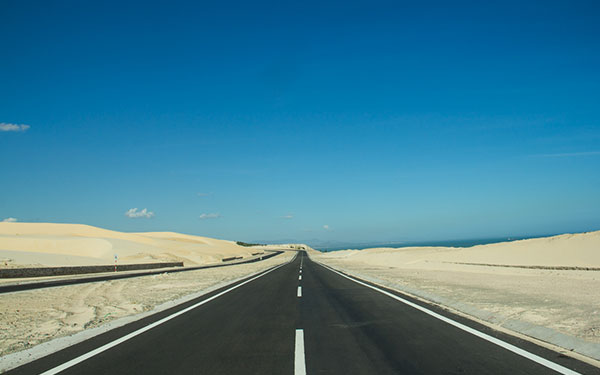
#> input picture picture/img/nhung-cung-duong-di-lagi-gan-nhat-voi-moi-phuong-tien-3.jpg, 600 x 375 px, found by its file name
$ python main.py
#> lines starting #> are read from the running program, lines starting #| are printed output that depends on the picture; after the words box and inside, x2 and y2 are one past the last pixel; in counts of white or black regions, pixels touching at a corner belong together

import cv2
import numpy as np

img = cv2.imread(r'C:\Users\Kha\OneDrive\Desktop\loppython\picture\img\nhung-cung-duong-di-lagi-gan-nhat-voi-moi-phuong-tien-3.jpg')
#> img is the input picture: shape (375, 600, 3); mean B, G, R 148.4, 128.3, 70.3
gray=cv2.cvtColor(img, cv2.COLOR_BGR2GRAY)
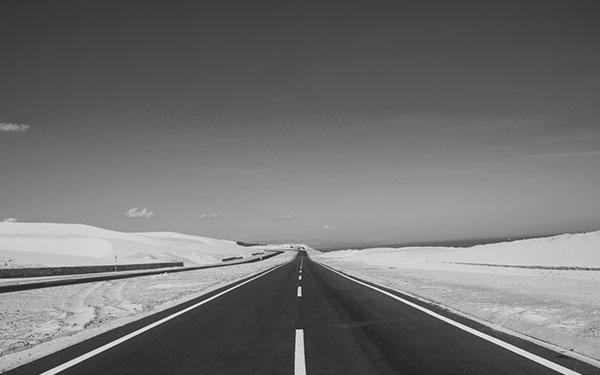
#> gray: shape (375, 600); min 27, max 252, mean 113.2
blur = cv2.GaussianBlur(gray, (5, 5), 0)
canny = cv2.Canny(blur, 10, 150)
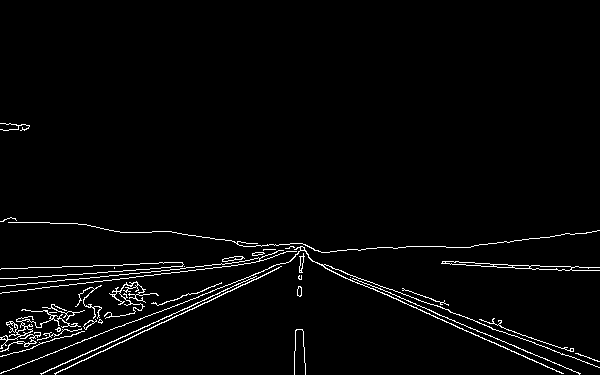
#> canny: shape (375, 600); 2.6% white in thin lines or dots, all inside (x1, y1, x2, y2) = (0, 123, 600, 375)


height = img.shape[0]
#> height = 375
a= int(height*1.0/1.5)
#> a = 250
polygons = np.array([
         [(0, height), (300, a), (600, height)]
    ])
#> polygons = [[0, 375], [300, 250], [600, 375]]
mask = np.zeros_like(canny)
cv2.fillPoly(mask, polygons, 255)
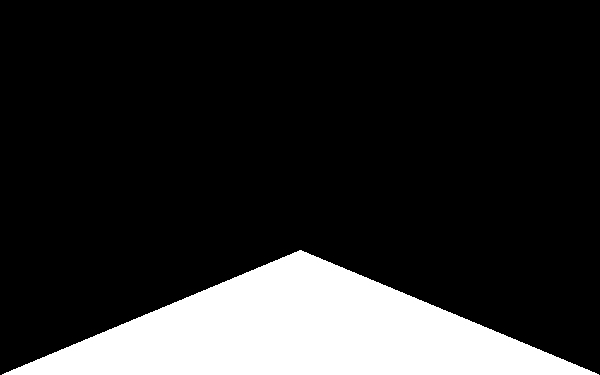
#> mask: shape (375, 600); 16.7% white; 1 white region, box (x1, y1, x2, y2) and area: (2, 250, 599, 375) 37549
masked_image = cv2.bitwise_and(canny, mask)
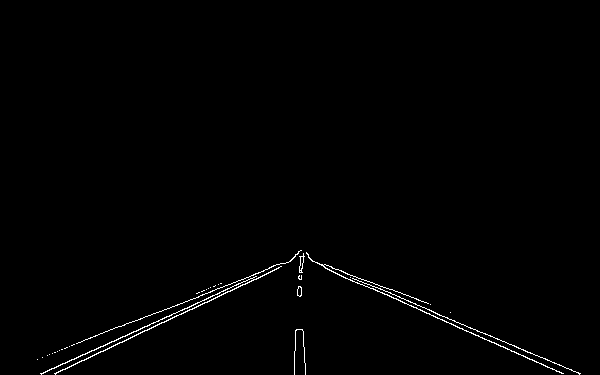
#> masked_image: shape (375, 600); 0.81% white in thin lines or dots, all inside (x1, y1, x2, y2) = (37, 250, 581, 375)


line_img=np.zeros_like(img)
lines=cv2.HoughLinesP(masked_image, 2, np.pi/180, 100, minLineLength=40, maxLineGap=5)
#> lines = [[357, 282, 563, 373], [444, 316, 580, 373], [41, 373, 171, 315], [54, 373, 274, 270], [59, 350, 263, 271], [208, 297, 255, 276], [310, 259, 418, 299], [118, 338, 256, 276], [350, 277, 559, 365]]
if lines is not None:
    for line in lines:
        x1,y1,x2,y2=line.reshape(4)
        cv2.line(line_img, (x1, y1), (x2, y2), (255, 0, 0), 5)
#> this loop made 9 passes
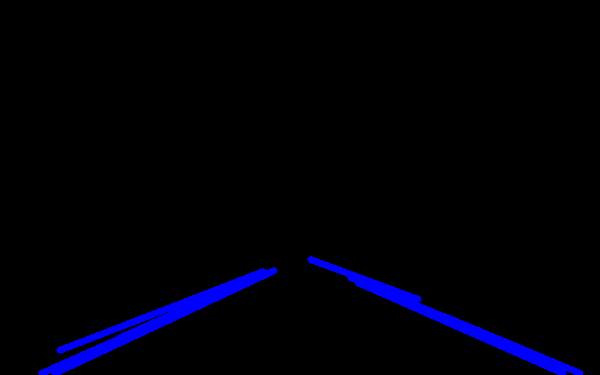
#> line_img: shape (375, 600, 3); mean of channels 0, 1, 2 8.3, 0, 0; drawn as B, G, R


result=cv2.bitwise_and(img,line_img )
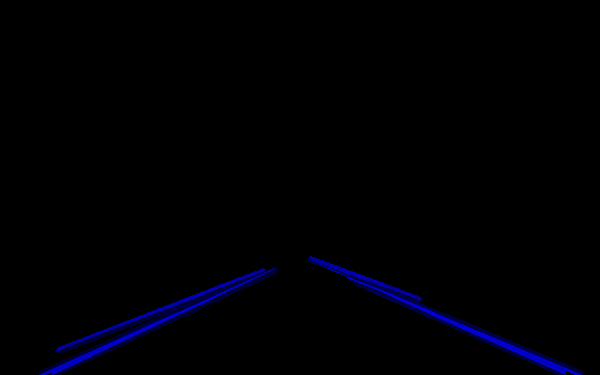
#> result: shape (375, 600, 3); mean B, G, R 3.7, 0, 0
a= cv2.addWeighted(img, 1, line_img, 1, 1)
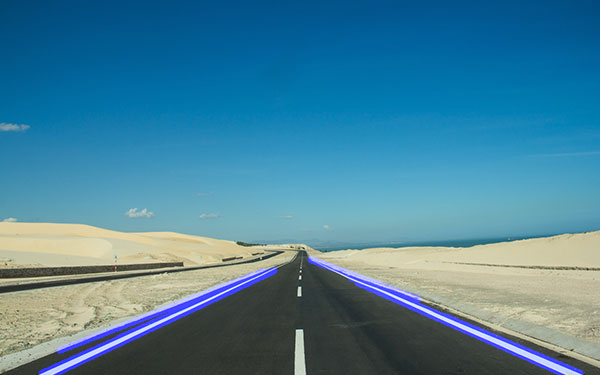
#> a: shape (375, 600, 3); mean B, G, R 153.9, 129.3, 71.3


# [4 lines of commented-out code are left out]
cv2.imshow('000', result)
cv2.imshow('111', a)

print('chieu cao anh', a)
#> (printed output is left out)
print(polygons)
#| [[[  0 375]
#|   [300 250]
#|   [600 375]]]
cv2.waitKey(0)
#> (the run stopped early here; a loop or call above may not have finished)
